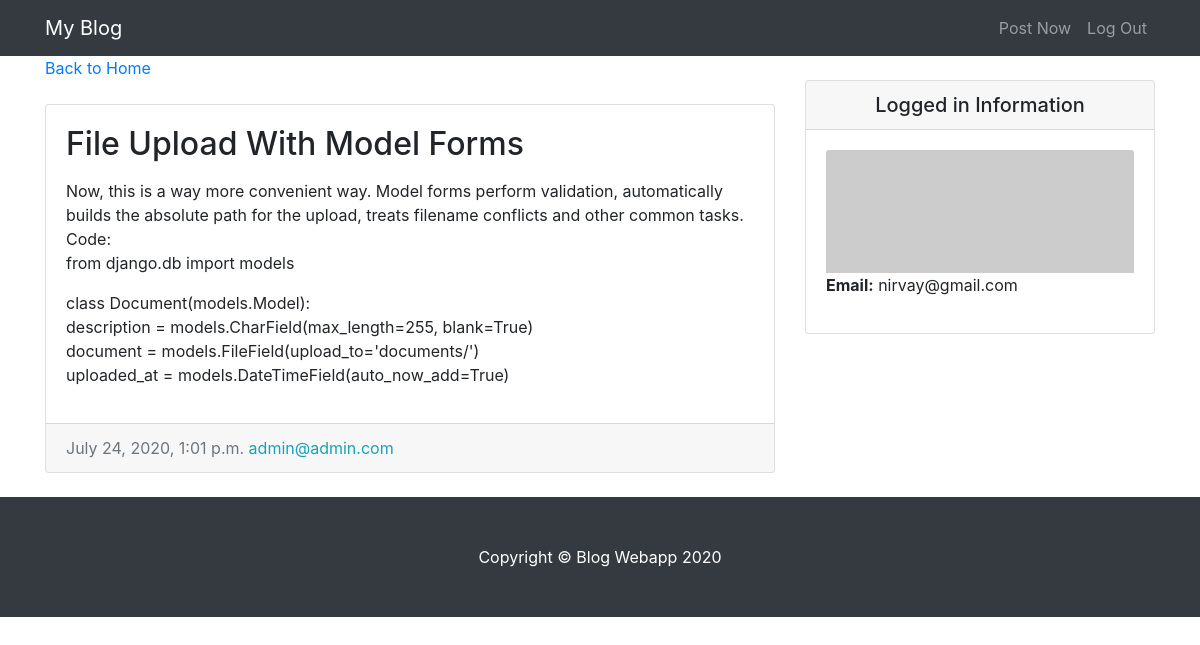
Screenshot of /entry/4/ (signed in) with the database file from the repository.
### entries/models.py (models this page shows, shortened)
class EntryModel(models.Model):
    entry_image = models.ImageField(null=True, blank=True, upload_to="images/")
    entry_title = models.CharField(max_length=50)
    entry_text = models.TextField()
    entry_date = models.DateTimeField(auto_now_add=True)
    entry_author = models.ForeignKey(settings.AUTH_USER_MODEL, on_delete=models.CASCADE)

### accounts/models.py (models this page shows)
class CustomUser(AbstractUser):
    username = None
    email = models.EmailField(_('email address'), unique=True)
    is_staff = models.BooleanField(default=True)
    USERNAME_FIELD = 'email'
    REQUIRED_FIELDS = []
    objects = CustomUserManager()

### entries/views.py (the view)
# urls.py: path('entry/<int:pk>/', EntryView.as_view(), name='entry-detail'),
class EntryView(LoginRequiredMixin, DetailView):
    model = EntryModel
    template_name = "entries/entry_detail.html"

### entries/templates/entries/entry_detail.html
{% extends "entries/base.html" %} {% block content %}
<div class="col-md-8">
    <a href="{% url 'blog-home' %}">Back to Home</a>
    <div class="card mb-4 mt-4">
        <div class="card-body">
            <h2 class="card-title">{{object.entry_title}}</h2>
            <p class="card-text">{{object.entry_text|linebreaks}}</p>
        </div>
        <div class="card-footer text-muted">
            {{object.entry_date}}
            <span class="text-info mr-2">{{object.entry_author}}</span>
        </div>
    </div>
</div>
{% endblock %}

### entries/templates/entries/base.html (shortened to what this page needs)
{% load static %}
<!DOCTYPE html>
<html lang="en">
<head>
    <link href="{% static 'entries/vendor/bootstrap/css/bootstrap.min.css' %}" rel="stylesheet">
    <link href="{% static 'entries/css/blog-home.css' %}" rel="stylesheet">
</head>
<body>
    <nav class="navbar navbar-expand-lg navbar-dark bg-dark fixed-top">
        <div class="container">
            <a class="navbar-brand" href="{% url 'blog-home' %}">My Blog</a>
            <div class="collapse navbar-collapse" id="navbarResponsive">
                <ul class="navbar-nav ml-auto">
                    <li class="nav-item">
                        <a class="nav-link" href="{% url 'create_entry' %}">Post Now</a>
                    </li>
                    <li class="nav-item">
                        <a class="nav-link" href="{% url 'logout' %}">Log Out</a>
                    </li>
                </ul>
            </div>
        </div>
    </nav>
    <div class="container">
        <div class="row">
            {% block content %} {% endblock %}
            <div class="col-md-4">
                <div class="card my-4">
                    <h5 class="card-header text-center">Logged in Information</h5>
                    <div class="card-body">
                        <ul class="list-unstyled mb-0">
                            <li>
                                <img class="card-img-top" src="http://placehold.it/750x300" alt="Card image cap">
                            </li>
                            <li>
                                <p> <strong>Email:</strong> {{user.email}}</p>
                            </li>
                        </ul>
                    </div>
                </div>
            </div>
        </div>
    </div>
    <footer class="py-5 bg-dark">
        <div class="container">
            <p class="m-0 text-center text-white">Copyright &copy; Blog Webapp 2020</p>
        </div>
    </footer>
</body>
</html>

### entries/static/entries/css/blog-home.css (style rules this page uses)
body { padding-top: 56px; }

### rows the page displays
EntryModel: entry_title "File Upload With Model Forms", entry_text "Now, this is a way more convenient way. Model forms perform validation, automatically builds the absolute path for the upload, treats filename conflicts and other common tasks. Code: from django.db import models class Document(models.Model): description = models.CharField(max_length=255, blank=True) document = models.FileField(upload_to='documents/') uploaded_at = models.DateTimeField(auto_now_add=True)", entry_date "July 24, 2020, 1:01 p.m.", entry_author "admin@admin.com"
CustomUser: email "nirvay@gmail.com"
